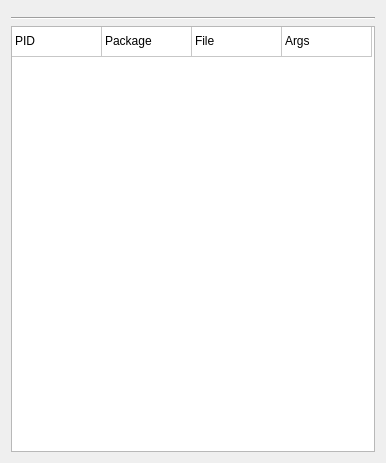
<?xml version="1.0" encoding="UTF-8"?>
<ui version="4.0">
 <class>cv_launch_widget</class>
 <widget class="QWidget" name="cv_launch_widget">
  <property name="geometry">
   <rect>
    <x>0</x>
    <y>0</y>
    <width>386</width>
    <height>463</height>
   </rect>
  </property>
  <property name="sizePolicy">
   <sizepolicy hsizetype="Fixed" vsizetype="Preferred">
    <horstretch>0</horstretch>
    <verstretch>0</verstretch>
   </sizepolicy>
  </property>
  <property name="windowTitle">
   <string>Form</string>
  </property>
  <layout class="QVBoxLayout" name="verticalLayout">
   <item>
    <widget class="CVLaunchDialog" name="launch_dialog" native="true">
     <property name="sizePolicy">
      <sizepolicy hsizetype="Minimum" vsizetype="Preferred">
       <horstretch>0</horstretch>
       <verstretch>0</verstretch>
      </sizepolicy>
     </property>
     <property name="minimumSize">
      <size>
       <width>362</width>
       <height>0</height>
      </size>
     </property>
    </widget>
   </item>
   <item>
    <widget class="Line" name="line">
     <property name="orientation">
      <enum>Qt::Horizontal</enum>
     </property>
    </widget>
   </item>
   <item>
    <widget class="QTableWidget" name="table_widget">
     <property name="selectionMode">
      <enum>QAbstractItemView::SingleSelection</enum>
     </property>
     <property name="selectionBehavior">
      <enum>QAbstractItemView::SelectRows</enum>
     </property>
     <property name="rowCount">
      <number>1</number>
     </property>
     <property name="columnCount">
      <number>4</number>
     </property>
     <attribute name="horizontalHeaderVisible">
      <bool>false</bool>
     </attribute>
     <attribute name="horizontalHeaderCascadingSectionResizes">
      <bool>false</bool>
     </attribute>
     <attribute name="horizontalHeaderDefaultSectionSize">
      <number>90</number>
     </attribute>
     <attribute name="horizontalHeaderMinimumSectionSize">
      <number>25</number>
     </attribute>
     <attribute name="verticalHeaderVisible">
      <bool>false</bool>
     </attribute>
     <attribute name="verticalHeaderHighlightSections">
      <bool>true</bool>
     </attribute>
     <row/>
     <column/>
     <column/>
     <column/>
     <column/>
     <item row="0" column="0">
      <property name="text">
       <string>PID</string>
      </property>
     </item>
     <item row="0" column="1">
      <property name="text">
       <string>Package</string>
      </property>
     </item>
     <item row="0" column="2">
      <property name="text">
       <string>File</string>
      </property>
     </item>
     <item row="0" column="3">
      <property name="text">
       <string>Args</string>
      </property>
     </item>
    </widget>
   </item>
  </layout>
 </widget>
 <customwidgets>
  <customwidget>
   <class>CVLaunchDialog</class>
   <extends>QWidget</extends>
   <header>gui.cv_launch_dialog</header>
   <container>1</container>
  </customwidget>
 </customwidgets>
 <resources/>
 <connections/>
</ui>
